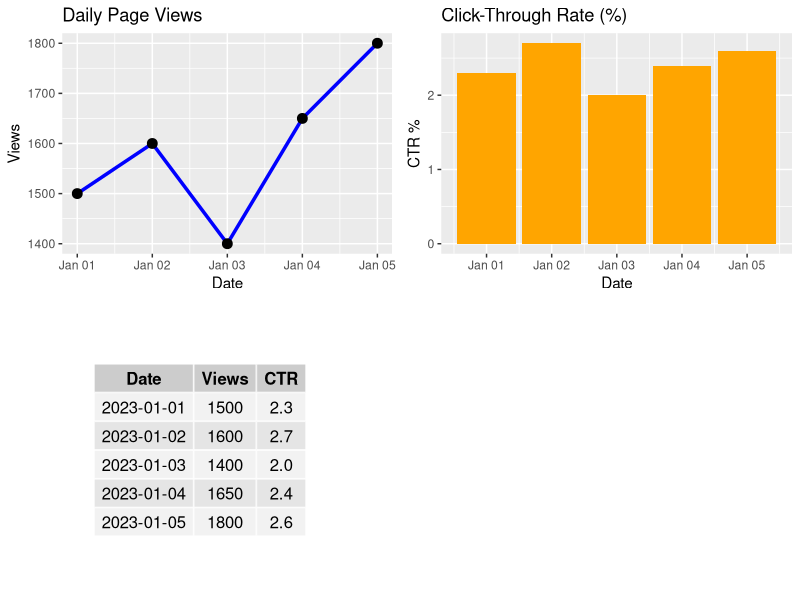

This chart was generated by the following R code:
library(ggplot2)
library(gridExtra)

data <- data.frame(
  Date=as.Date(c("2023-01-01","2023-01-02","2023-01-03","2023-01-04","2023-01-05")),
  Views=c(1500,1600,1400,1650,1800),
  CTR=c(2.3,2.7,2.0,2.4,2.6)
)

# 1. Line chart: Page Views
line_chart <- ggplot(data, aes(x=Date, y=Views)) +
  geom_line(color="blue", size=1.2) +
  geom_point(size=3) +
  labs(title="Daily Page Views", x="Date", y="Views")

# 2. Bar chart: CTR
bar_chart <- ggplot(data, aes(x=Date, y=CTR)) +
  geom_bar(stat="identity", fill="orange") +
  labs(title="Click-Through Rate (%)", x="Date", y="CTR %")

# 3. Table
table_plot <- tableGrob(data, rows=NULL)

grid.arrange(line_chart, bar_chart, table_plot, ncol=2)

